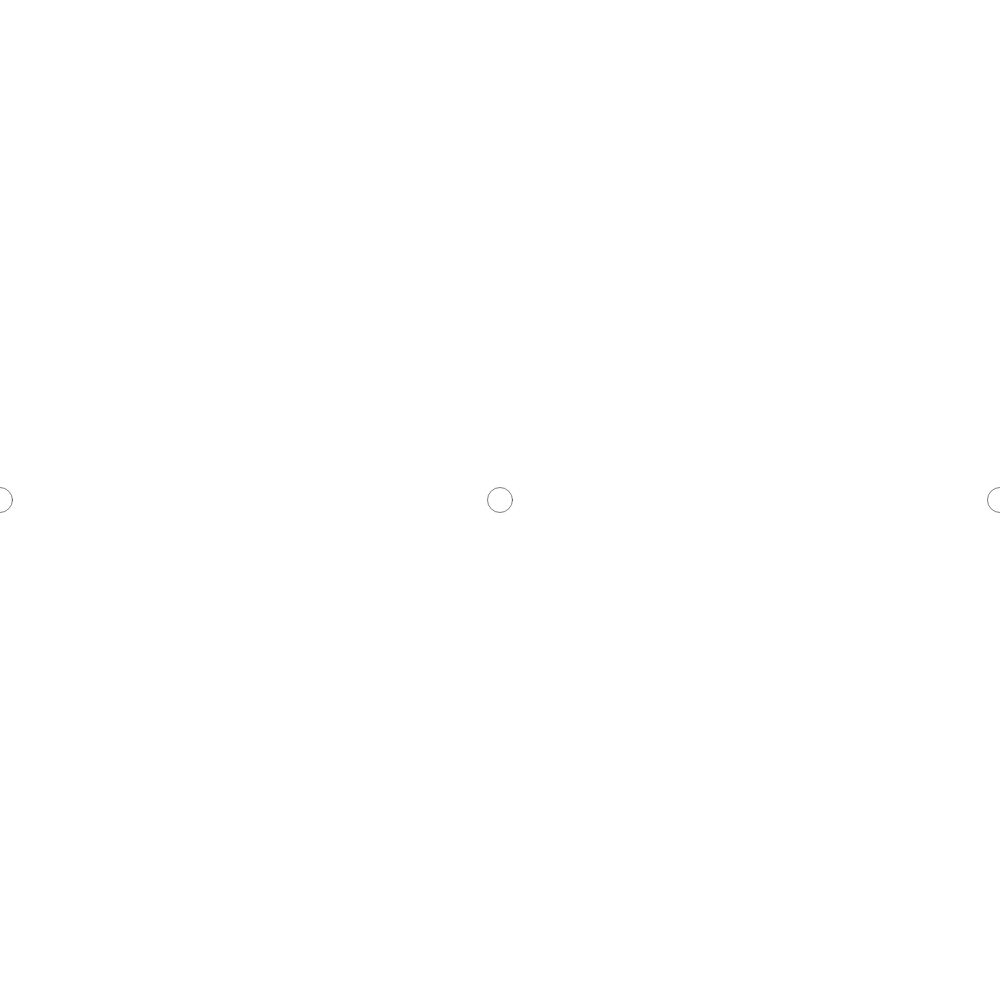
Frame 1 (no input)
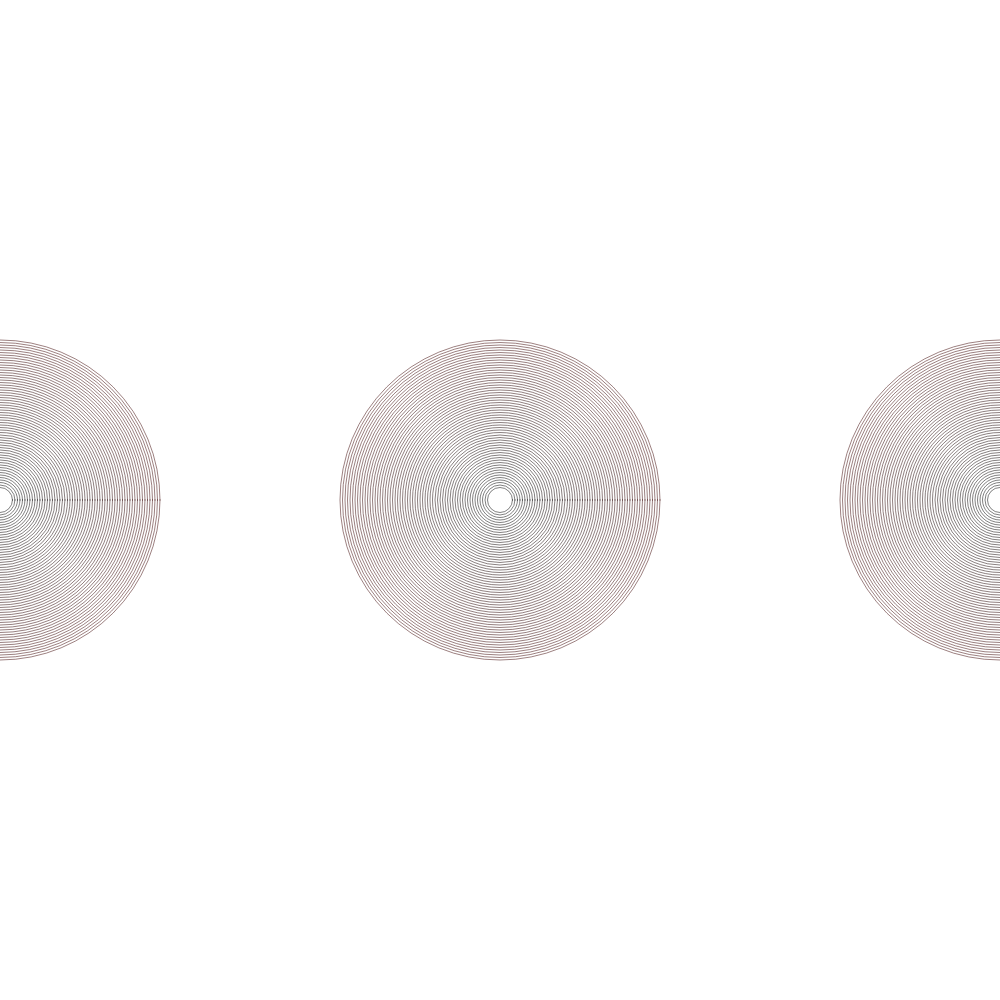
Frame 60 (no input)
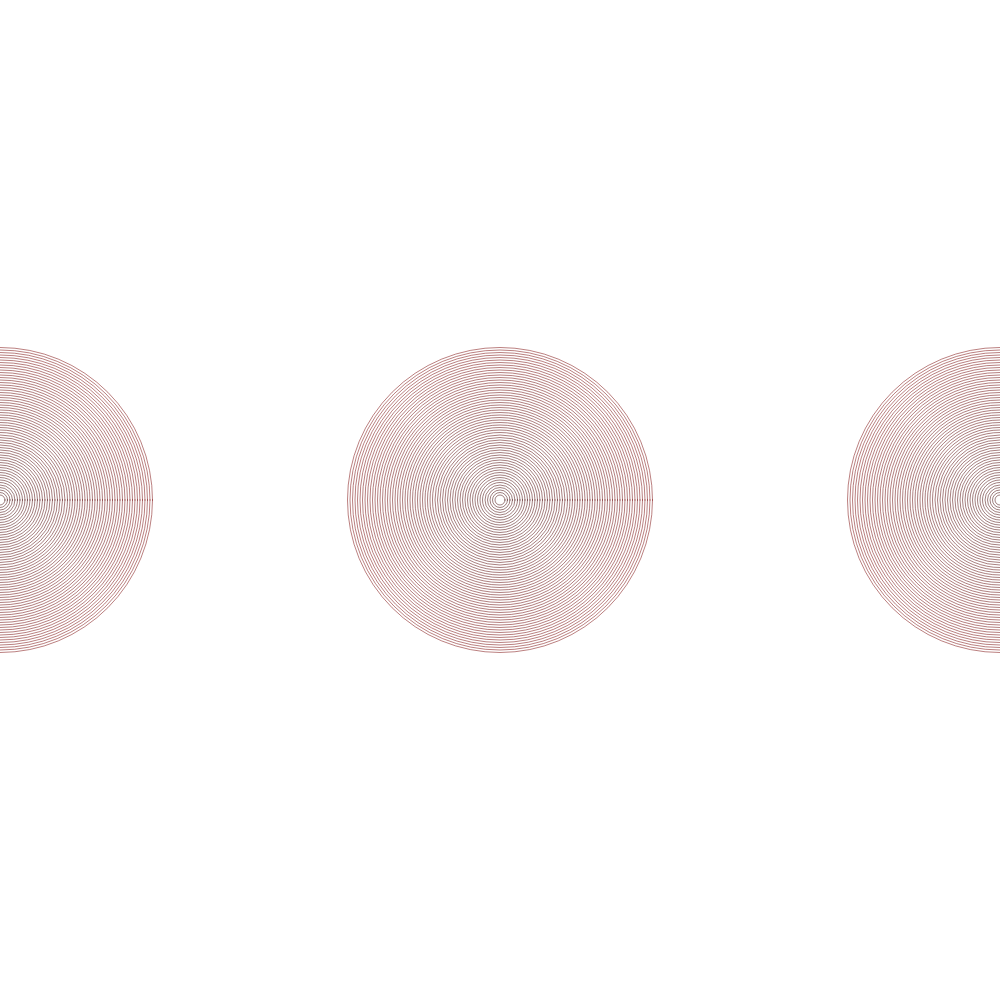
Frame 120 (the mouse pressed at the canvas centre since frame 60)

The p5.js sketch that drew these frames (run headless with seeded random() and noise() and a simulated clock; from frame 60 on, the mouse is pressed at the canvas centre):

// p5.js sketch
// ── sketch.js
var taille = 25;
var rouge = 0;
var texte = "Hello world";

function setup() {
  createCanvas(1000,1000);

  noFill();
  strokeWeight(0.5);
}

function draw(){
  stroke(rouge,0, 0);
  ellipse(width/2, height/2, taille, taille);
  ellipse(width, height/2, taille, taille);
  ellipse(0, height/2, taille, taille);
  //rect(0, 0, taille, taille);
  if(taille < width){
    taille = taille + 5;
  }else{
    background(255);
    taille = 10;
  }
  rouge = rouge+1;
  if(rouge > 255){
    rouge = 0;
  }

//  background(255, 10);

/*


  line(0, 0, mouseX, mouseY);
  line(width, 0, mouseX, mouseY);
  line(0,height, mouseX, mouseY);
  line(width, height, mouseX, mouseY );
  */
}

function mousePressed(){
  taille = 10;
  background(255);


}
